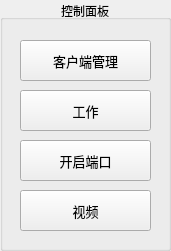
  <widget class="QGroupBox" name="groupBox">
   <property name="geometry">
    <rect>
     <x>30</x>
     <y>70</y>
     <width>171</width>
     <height>251</height>
    </rect>
   </property>
   <property name="font">
    <font>
     <family>Consolas</family>
    </font>
   </property>
   <property name="title">
    <string>控制面板</string>
   </property>
   <property name="alignment">
    <set>Qt::AlignCenter</set>
   </property>
   <widget class="QPushButton" name="pbn_Manage">
    <property name="geometry">
     <rect>
      <x>20</x>
      <y>40</y>
      <width>131</width>
      <height>41</height>
     </rect>
    </property>
    <property name="font">
     <font>
      <family>Consolas</family>
      <pointsize>10</pointsize>
     </font>
    </property>
    <property name="cursor">
     <cursorShape>PointingHandCursor</cursorShape>
    </property>
    <property name="text">
     <string>客户端管理</string>
    </property>
   </widget>
   <widget class="QPushButton" name="pbn_Work">
    <property name="geometry">
     <rect>
      <x>20</x>
      <y>90</y>
      <width>131</width>
      <height>41</height>
     </rect>
    </property>
    <property name="font">
     <font>
      <family>Consolas</family>
      <pointsize>10</pointsize>
     </font>
    </property>
    <property name="cursor">
     <cursorShape>PointingHandCursor</cursorShape>
    </property>
    <property name="text">
     <string>工作</string>
    </property>
   </widget>
   <widget class="QPushButton" name="pbn_Run">
    <property name="geometry">
     <rect>
      <x>20</x>
      <y>140</y>
      <width>131</width>
      <height>41</height>
     </rect>
    </property>
    <property name="font">
     <font>
      <family>Consolas</family>
      <pointsize>10</pointsize>
     </font>
    </property>
    <property name="cursor">
     <cursorShape>PointingHandCursor</cursorShape>
    </property>
    <property name="text">
     <string>开启端口</string>
    </property>
   </widget>
   <widget class="QPushButton" name="pbn_video">
    <property name="geometry">
     <rect>
      <x>20</x>
      <y>190</y>
      <width>131</width>
      <height>41</height>
     </rect>
    </property>
    <property name="font">
     <font>
      <family>Consolas</family>
      <pointsize>10</pointsize>
     </font>
    </property>
    <property name="cursor">
     <cursorShape>PointingHandCursor</cursorShape>
    </property>
    <property name="text">
     <string>视频</string>
    </property>
   </widget>
  </widget>
